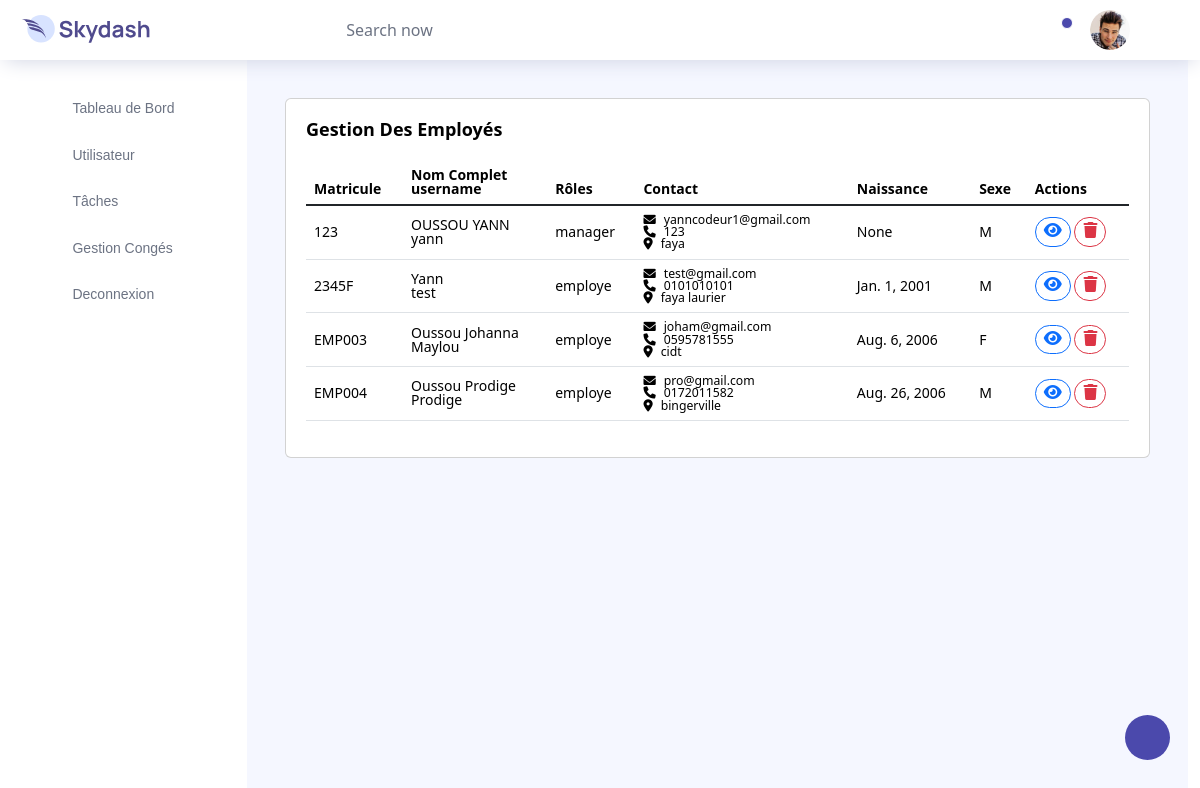
The page /user/listusers/ (signed in) on the database as committed earlier.
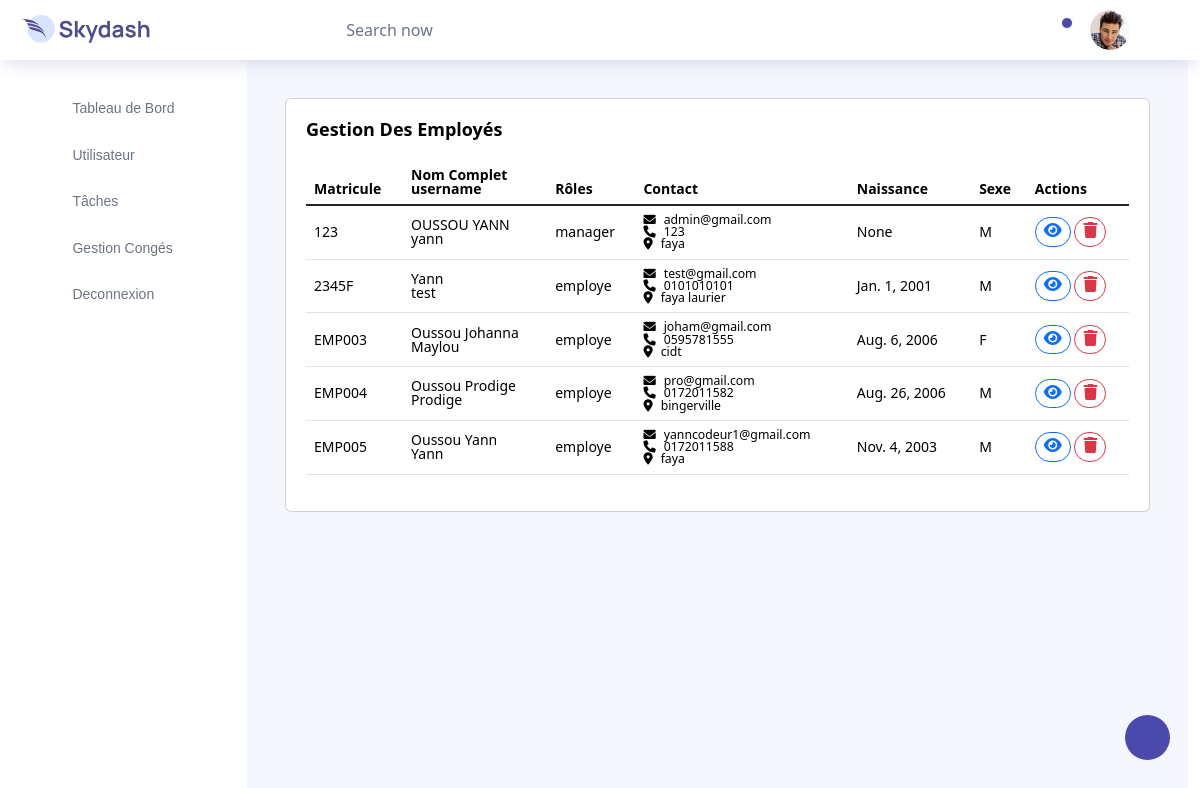
The same page on the database as committed later.
### User/models.py (models this page shows, shortened)
class Utilisateur(AbstractUser):
    SEXE_CHOICES = (('M', 'Masculin'), ('F', 'Féminin'))
    ROLE_CHOICES = (('employe', 'Employé'), ('manager', 'Manager'))
    nom_complet = models.CharField(max_length=255)
    email = models.EmailField(unique=True)
    sexe = models.CharField(max_length=1, choices=SEXE_CHOICES)
    matricule = models.CharField(max_length=20, unique=True)
    telephone = models.CharField(max_length=20, unique=True)
    adresse = models.TextField()
    date_naissance=models.DateField(null=True, blank=True)
    role = models.CharField(max_length=10, choices=ROLE_CHOICES, default="employe")
    REQUIRED_FIELDS = [  "nom_complet","email", "sexe","matricule", "adresse", "telephone", "role"]

### User/views.py (the view)
# urls.py: path('listusers/', views.listusers, name='listusers'),
@login_required
def listusers(request):
    user= request.user
    users = Utilisateur.objects.all()
    return render (request, 'admin/gestionuser/listuser.html',{"user":user,"users":users})

### templates/admin/gestionuser/listuser.html (shortened to what this page needs)
{% extends 'admin/base.html' %}
{% block content %}
<div class="row">
    <div class="col-lg-12 grid-margin stretch-card">
      <div class="card">
        <div class="card-body">
          <h4 class="card-title">Gestion des Employés</h4>
          <div class="table-responsive">
            <table class="table">
              <thead>
                <tr>
                  <th>Matricule</th>
                  <th>
                    Nom Complet
                    <br>
                    username
                  </th>
                  <th>Rôles</th>
                  <th>Contact</th>
                  <th>Naissance</th>
                  <th>Sexe</th>
                  <th>Actions</th>
                </tr>
              </thead>
              <tbody>
                {% for user in users %}
                <tr>
                  <td> {{user.matricule}} </td>
                  <td> {{user.nom_complet}} <br> {{user.username}} </td>
                  <td>{{user.role}}</td>
                  <td>
                    <div class="small">
                      <div><i class="fas fa-envelope me-2"></i>{{user.email}}</div>
											<div><i class="fas fa-phone me-2"></i>{{user.telephone}}</div>
											<div><i class="fas fa-location-dot me-2 "></i>{{user.adresse}}</div>
                    </div>
                  </td>
                  <td> {{user.date_naissance}} </td>
                  <td>{{user.sexe}}</td>
                  <td>
                      <a href="{% url 'edituser' user.id %}" class="btn btn-sm btn-outline-primary" >
                          <i class="fas fa-eye"></i>
                      </a>
                      <a href="{%url   'delete_user' user.id  %}"  class="btn btn-sm btn-outline-danger" >
                        <i class="fas fa-trash"></i>
                    </a>
                  </td>
                </tr>
                {% endfor %}
              </tbody>
            </table>
          </div>
        </div>
      </div>
    </div>
  </div>
{% endblock %}

### templates/admin/base.html (shortened to what this page needs)
{% load static %}
<!DOCTYPE html>
<html lang="en">
<head>
  <link rel="stylesheet" href="{% static 'vendors/feather/feather.css' %}">
  <link rel="stylesheet" href="{% static 'vendors/ti-icons/css/themify-icons.css' %}">
  <link rel="stylesheet" href="{% static 'vendors/css/vendor.bundle.base.css'%}">
  <link rel="stylesheet" href="{% static 'vendors/datatables.net-bs4/dataTables.bootstrap4.css' %}">
  <link rel="stylesheet" href="{% static 'vendors/ti-icons/css/themify-icons.css' %}">
  <link rel="stylesheet" type="text/css" href="{% static 'js/select.dataTables.min.css' %}">
  <link rel="stylesheet" href="{% static 'css/vertical-layout-light/style.css' %}">
  <link rel="stylesheet" href="https://cdnjs.cloudflare.com/ajax/libs/font-awesome/6.0.0/css/all.min.css">
  <link href="https://cdn.jsdelivr.net/npm/bootstrap@5.1.3/dist/css/bootstrap.min.css" rel="stylesheet">
      <link href="https://cdn.jsdelivr.net/npm/bootstrap@5.3.3/dist/css/bootstrap.min.css" rel="stylesheet">
      <link rel="stylesheet" href="https://cdn.datatables.net/2.2.1/css/dataTables.bootstrap5.css">
</head>
<body>
  <div class="container-scroller">
    <nav class="navbar col-lg-12 col-12 p-0 fixed-top d-flex flex-row">
      <div class="text-center navbar-brand-wrapper d-flex align-items-center justify-content-center">
        <a class="navbar-brand brand-logo mr-5" href="index.html"><img src="{% static 'images/logo.svg' %}" class="mr-2" alt="logo"/></a>
      </div>
      <div class="navbar-menu-wrapper d-flex align-items-center justify-content-end">
        <button class="navbar-toggler navbar-toggler align-self-center" type="button" data-toggle="minimize">
          <span class="icon-menu"></span>
        </button>
        <ul class="navbar-nav mr-lg-2">
          <li class="nav-item nav-search d-none d-lg-block">
            <div class="input-group">
              <div class="input-group-prepend hover-cursor" id="navbar-search-icon">
                <span class="input-group-text" id="search">
                  <i class="icon-search"></i>
                </span>
              </div>
              <input type="text" class="form-control" id="navbar-search-input" placeholder="Search now" aria-label="search" aria-describedby="search">
            </div>
          </li>
        </ul>
        <ul class="navbar-nav navbar-nav-right">
          <li class="nav-item dropdown">
            <a class="nav-link count-indicator dropdown-toggle" id="notificationDropdown" href="#" data-toggle="dropdown">
              <i class="icon-bell mx-0"></i>
              <span class="count"></span>
            </a>
          </li>
          <li class="nav-item nav-profile dropdown">
            <a class="nav-link dropdown-toggle" href="#" data-toggle="dropdown" id="profileDropdown">
              <img src="{% static 'images/faces/face28.jpg' %}" alt="profile"/>
            </a>
          </li>
          <li class="nav-item nav-settings d-none d-lg-flex">
            <a class="nav-link" href="#">
              <i class="icon-ellipsis"></i>
            </a>
          </li>
        </ul>
      </div>
    </nav>
    <div class="container-fluid page-body-wrapper">
      <div class="theme-setting-wrapper">
        <div id="settings-trigger"><i class="ti-settings"></i></div>
      </div>
      <nav class="sidebar sidebar-offcanvas" id="sidebar">
        <ul class="nav">
          <li class="nav-item">
            <a class="nav-link" href="{% url 'dashboard' %}">
              <i class="icon-grid menu-icon"></i>
              <span class="menu-title">Tableau de Bord</span>
            </a>
          </li>
          <li class="nav-item">
            <a class="nav-link" data-toggle="collapse" href="#auth" aria-expanded="false" aria-controls="auth">
              <i class="icon-head menu-icon"></i>
              <span class="menu-title">Utilisateur</span>
              <i class="menu-arrow"></i>
            </a>
          </li>
          <li class="nav-item">
            <a class="nav-link" data-toggle="collapse" href="#auth" aria-expanded="false" aria-controls="auth">
              <i class="icon-head menu-icon"></i>
              <span class="menu-title">Tâches</span>
              <i class="menu-arrow"></i>
            </a>
          </li>
          <li class="nav-item">
            <a class="nav-link" href="{% url 'listconges' %}">
              <i class="icon-grid-2 menu-icon"></i>
              <span class="menu-title">Gestion Congés</span>
            </a>
          </li>
          <li class="nav-item">
            <a class="nav-link" href="{%url 'logout' %}">
              <i class="icon-paper menu-icon"></i>
              <span class="menu-title">Deconnexion</span>
            </a>
          </li>
        </ul>
      </nav>
      <div class="main-panel">
        <div class="content-wrapper">
          {% block content %}
          {% endblock %}
        </div>
      </div>
    </div>
  </div>
</body>
</html>

Rows that differ between the two databases and show on the page:
changed Utilisateur "OUSSOU YANN": email "yanncodeur1@gmail.com" → "admin@gmail.com"
added Utilisateur: matricule "EMP005", nom_complet "Oussou Yann", username "Yann", role "employe", email "yanncodeur1@gmail.com", telephone "0172011588", adresse "faya", date_naissance "Nov. 4, 2003", sexe "M"
